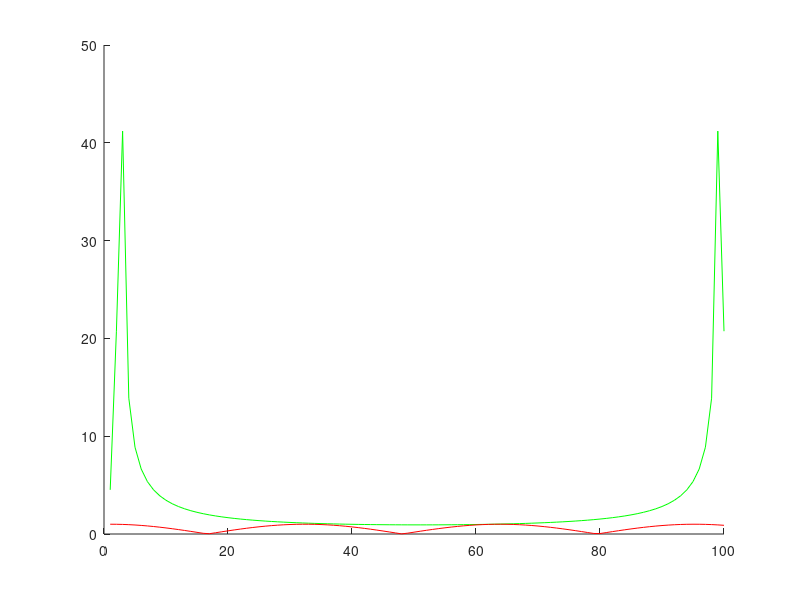

MATLAB code for this plot:
clear all, close all, clc
N=100;
xn=cos(0.1*[0:N-1]);


for k=1:N
    %X(k)=0;
    for n=1:N
        Wn(k,n)=exp(-j*(2*pi/N)*(k-1)*(n-1));      
    end
end

xn=xn(:);
X=Wn*xn; 

Wn1=conj(Wn);
x=(1/N)*Wn1*X; 

hold on

plot(abs(X),'g-')
plot(abs(x),'r')
  

  
